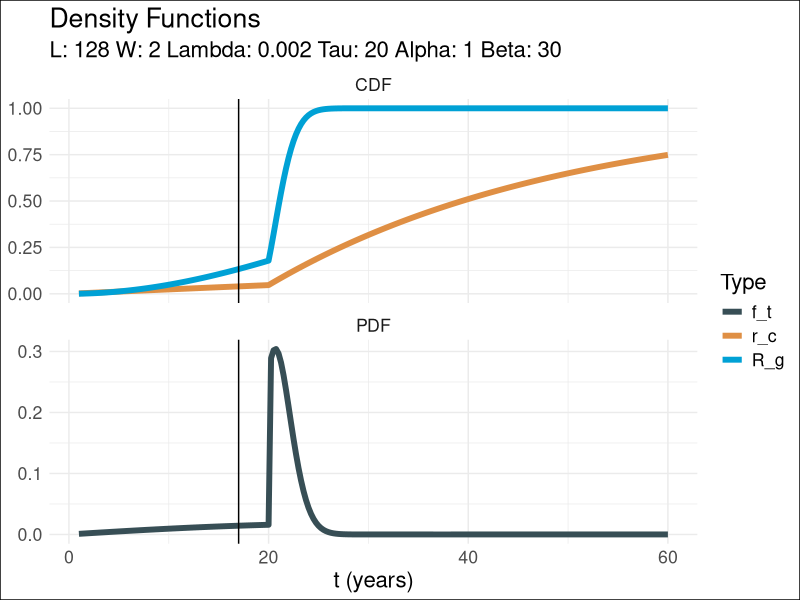
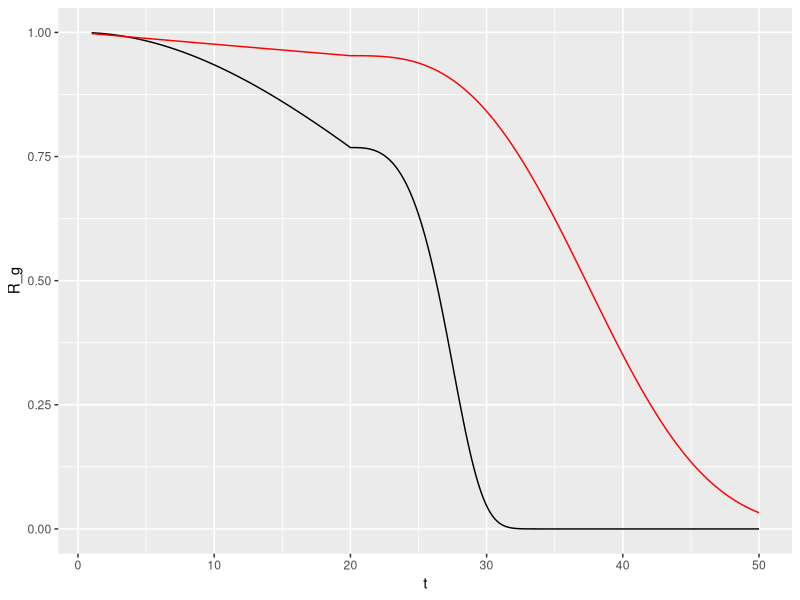
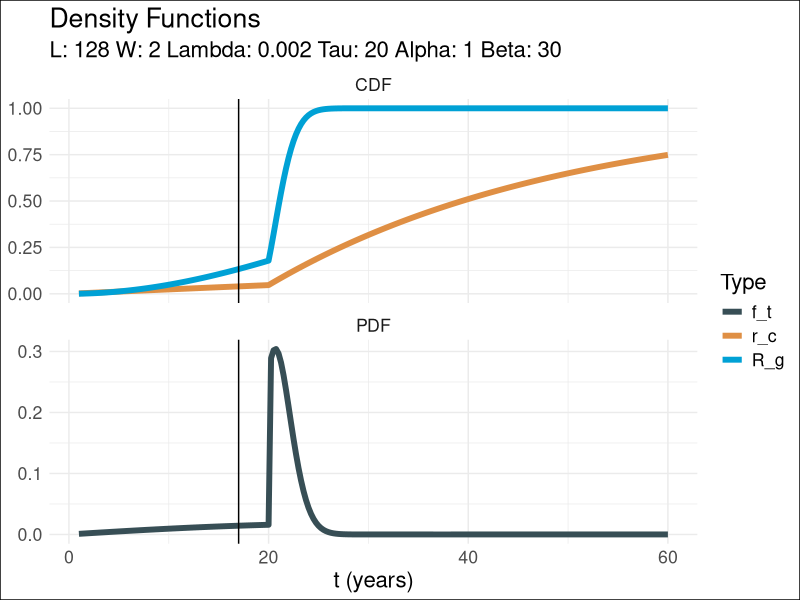

The R source for these figures, in order:
library(tidyverse)



R_c <- function(t=0,tau=20,lambda=.0024,alpha=1,beta=1) {
  if(t <= tau) {
    
    exp(-lambda*t)
  } else {
    
    exp(-(lambda*tau + ((t-tau)/beta)^alpha))
  }
}

faults <- function(i,L,W) {
  f <- 0
  
    for(k in 0:floor(i/W)){
      
      f_temp <- ((-1)^k)*(choose(L*W-k*W,i-k*W))*(choose(L,k))
      #print(choose(L*W-k*W,i-k*W))
      f <- f + f_temp
    }
  f
}

faults(120,286,2)

R_g <- function(j,L,W,t,tau,lambda,alpha,beta){
  rel <- 0
  
  for(i in 0:j) {
    rel_temp <- faults(i,L,W) * R_c(t,tau,lambda,alpha,beta)^(L*W-i) *(1-R_c(t,tau,lambda,alpha,beta))^i
    rel <- rel + rel_temp
  }
  rel
}

firstpart <- function(t,tau,beta,alpha){
  ((t-tau)/beta)^(alpha-1)
}

secondpart <- function(lambda,tau,t,alpha,beta){
  exp(-lambda*tau-((t-tau)/beta)^alpha)
}

pdf_R_g <- function(j,L,W,t,tau,lambda,alpha,beta){
  
  p <- 0
  m <- L*W
  
  if(t <= tau) {
    for(i in 0:j) {
      
      p_temp <- faults(i,L,W) * -((i*lambda*((1-exp(-t*lambda))^(i-1))*exp(lambda*t*(-(m-i))-lambda*t)) - (lambda*(m-i)*((1-exp(-t*lambda))^i) * exp(lambda*t*(-(m-i)))))
      #print(p_temp)
      p <- p + p_temp
    }
    
  } else {
    for(i in 0:j) {
      
      p_temp <- faults(i,L,W) * ((alpha*(m-i) * firstpart(t,tau,beta,alpha)*(1-secondpart(lambda,tau,t,alpha,beta))^i *((secondpart(lambda,tau,t,alpha,beta)^(m-i))))/beta - 
                                   (alpha* i * firstpart(t,tau,beta,alpha)*(1-(secondpart(lambda,tau,t,alpha,beta)))^(i-1) *((secondpart(lambda,tau,t,alpha,beta)^(m-i+1))))/beta)
      p <- p + p_temp
    }
  }
  p
  
}

pdf_R_g(143,286,2,10,20,.0024,1.52,30)

#### Trials with functions ####




pdf_R_g(2,4,2,10,20,.0024,10,10)

lambda <- .002
alpha <- 1
beta <- 30
tau <- 20

L <- 128
W <- 2
j <- 128

df <- data.frame() 

for(i in seq(from =1,to =60, by = .25)) {
  
  df <- bind_rows(df,
                  data.frame(t=i,
                             rc = R_c(t=i,tau=tau, alpha = alpha, beta = beta),
                             R_g = R_g(j,L,W,t=i,tau,lambda,alpha,beta),
                             f_t = pdf_R_g(j,L,W,t=i,tau,lambda,alpha,beta)))
  
}
df1 <- df %>%
  mutate(R_g = 1-R_g, r_c = 1-rc) %>%
  select(-rc) %>%
  pivot_longer(-t) %>%
  mutate(cum = case_when(
    name == "f_t" ~ "PDF",
    T ~ "CDF"
  ))

ggplot(df1, aes(x = t, y = value, color = name)) +
  geom_path(size = 2) +
  geom_vline(aes(xintercept = 17)) +
  theme_minimal() +
  facet_wrap(~cum,ncol=1,scales = "free_y") +
  ggsci::scale_color_jama() +
  labs(
    title = "Density Functions",
    subtitle = paste("L:",L,"W:",W,"Lambda:",lambda,"Tau:",tau,"Alpha:",alpha,"Beta:",beta),
    color = "Type",
    x = "t (years)"
  ) +
  theme(
    text = element_text(size=16),
    plot.background = element_rect(fill="white"),
    axis.title.y = element_blank()
  )
  
ggsave("densplot.png",dpi=320,height = 6,width = 8)



dftest <- df %>%
  
  mutate(int = .1*f_t)

sum(dftest$int) # Should integrate to R_g(max(t))

alp <- 3
bet <- 20
tau <- 20
df <- data.frame()
for(i in seq(from =1,to = 50, by = .1)) {

  df <- bind_rows(df,data.frame(t=i,rc = R_c(t=i,tau=tau, alpha = alp, beta = bet),R_g = R_g(64,120,2,t=i,tau,.0024,alp,bet)))
    
}



ggplot(df) +
  geom_path(aes(x=t, y= R_g)) +
  geom_path(aes(x=t, y = rc), color = "red") +
  scale_y_continuous(limits = c(0,1))
